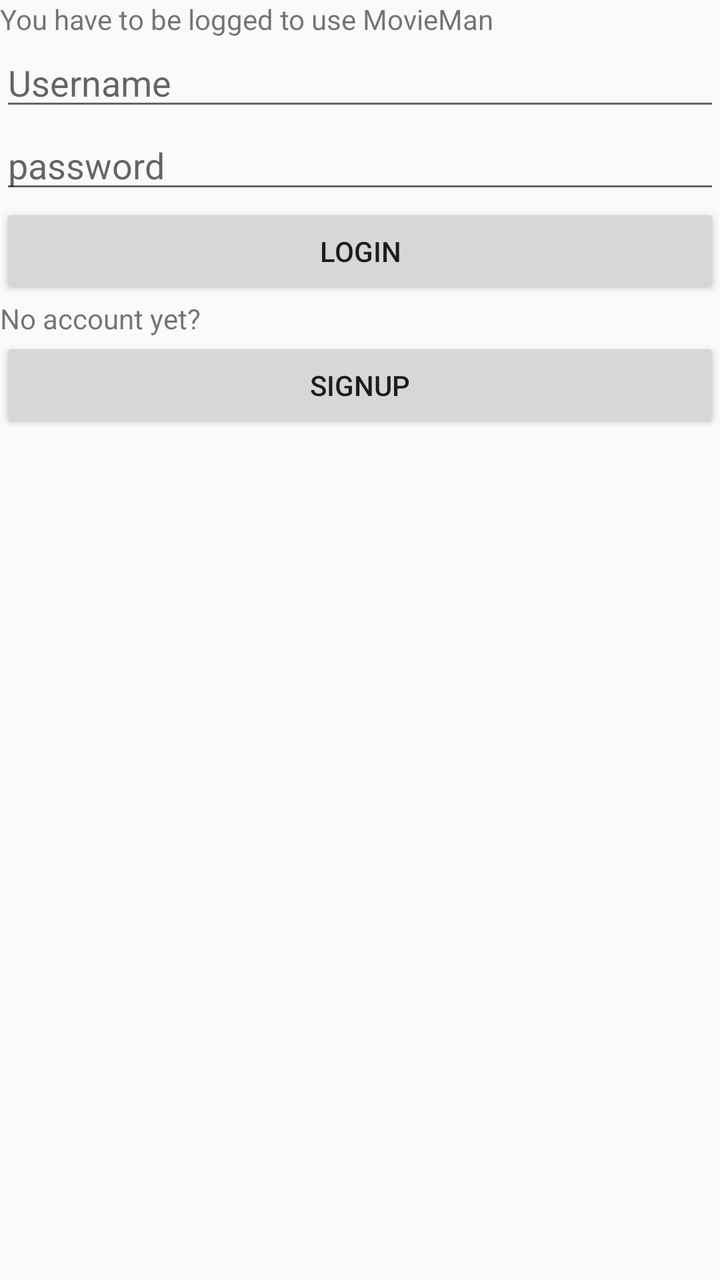
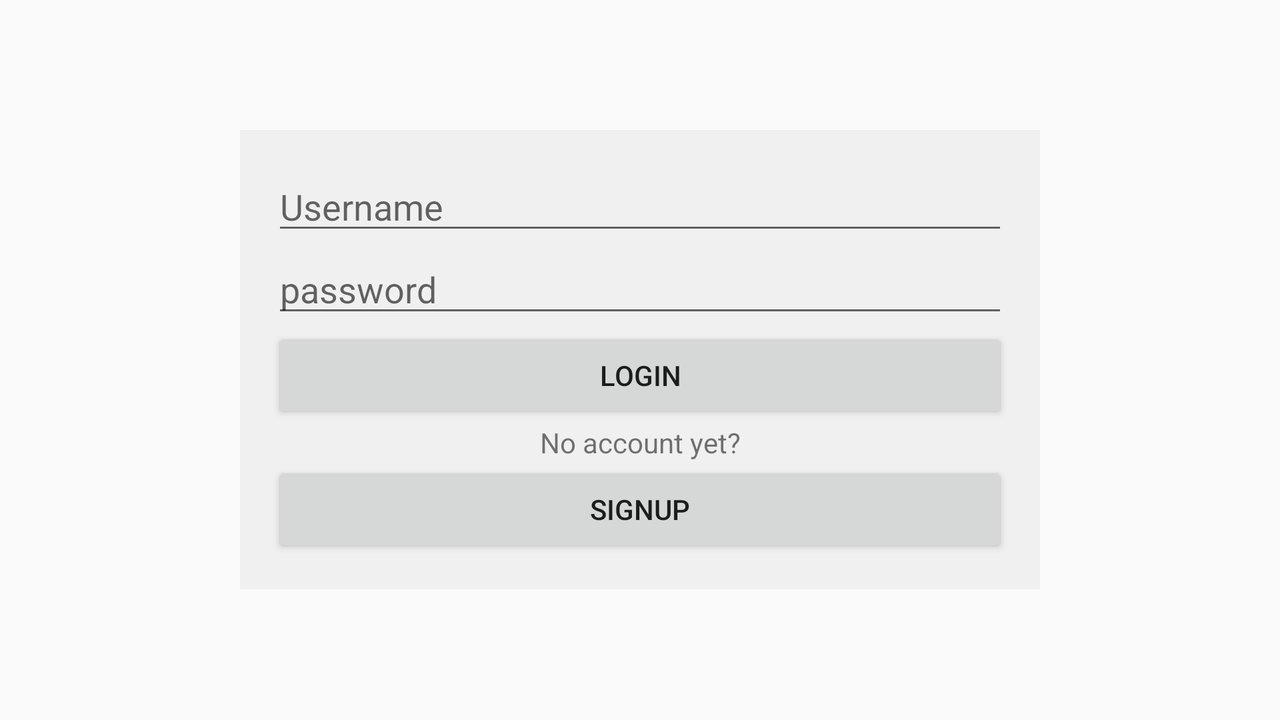

One screen, two layout resources from the same app: the default and the repository's alternative for another configuration. Each is rendered where Android would select it; the XML of both is given below.
<!-- AndroidManifest.xml: application theme AppTheme -->
<!-- res/layout/login_activity.xml -->
<?xml version="1.0" encoding="utf-8"?>
<RelativeLayout xmlns:android="http://schemas.android.com/apk/res/android"
    android:layout_width="match_parent"
    android:layout_height="match_parent">

    <TextView
        android:id="@+id/lbl_login_info"
        android:layout_width="match_parent"
        android:layout_height="wrap_content"
        android:text="@string/login_info" />

    <EditText
        android:id="@+id/inputLoginName"
        android:layout_width="match_parent"
        android:layout_height="wrap_content"
        android:layout_below="@id/lbl_login_info"
        android:hint="@string/hintLoginName"
        android:inputType="textPersonName" />

    <EditText
        android:id="@+id/inputPassword"
        android:layout_width="match_parent"
        android:layout_height="wrap_content"
        android:layout_below="@id/inputLoginName"
        android:hint="@string/hintLoginPassword"
        android:inputType="textPassword" />

    <Button
        android:id="@+id/btn_login"
        android:layout_width="match_parent"
        android:layout_height="wrap_content"
        android:layout_below="@id/inputPassword"
        android:text="@string/login" />

    <TextView
        android:id="@+id/lbl_create_account"
        android:layout_width="match_parent"
        android:layout_height="wrap_content"
        android:layout_below="@id/btn_login"
        android:text="@string/no_account_info" />

    <Button
        android:id="@+id/btn_signup"
        android:layout_width="match_parent"
        android:layout_height="wrap_content"
        android:layout_below="@+id/lbl_create_account"
        android:text="@string/signup" />
</RelativeLayout>
<!-- resources referenced by this layout -->
<resources>
  <string name="hintLoginName">Username</string>
  <string name="hintLoginPassword">password</string>
  <string name="login">Login</string>
  <string name="login_info">You have to be logged to use MovieMan</string>
  <string name="no_account_info">No account yet?</string>
  <string name="signup">Signup</string>
  <!-- from res/values-v21/ -->
  <style name="AppTheme" parent="AppTheme.Base">
          
          <item name="android:colorPrimary">@color/primary</item>
          <item name="android:colorPrimaryDark">@color/primary_dark</item>
          <item name="android:colorAccent">@color/accent</item>
      </style>
  <style name="AppTheme.Base" parent="Theme.AppCompat.Light.NoActionBar">
          <item name="colorPrimary">@color/primary</item>
          <item name="colorPrimaryDark">@color/primary_dark</item>
          <item name="colorAccent">@color/accent</item>
      </style>
  <item name="primary" type="color">#9E9E9E</item>
  <item name="primary_dark" type="color">#616161</item>
  <item name="accent" type="color">#FFC107</item>
</resources>
<!-- res/layout-land/login_activity.xml (the repository's variant of the layout above) -->
<!-- drawn on the phone turned sideways -->
<?xml version="1.0" encoding="utf-8"?>
<LinearLayout
    android:orientation="vertical"
    android:background="@drawable/splashbg"
    android:layout_width="match_parent"
    android:layout_height="match_parent"
    xmlns:android="http://schemas.android.com/apk/res/android"
    android:gravity="center_vertical">

    <RelativeLayout
        android:background="@color/whitetrans"
        android:layout_gravity="center_horizontal"
        android:layout_width="400dp"
        android:layout_height="wrap_content"
        android:padding="16dp">

        <ImageView
            android:src="@drawable/moviemanlogo_land"
            android:layout_width="wrap_content"
            android:layout_centerHorizontal="true"
            android:layout_height="wrap_content"
            android:id="@+id/moviemanLogo" />

        <EditText
            android:layout_below="@id/moviemanLogo"

            android:id="@+id/inputLoginName"
            android:layout_width="match_parent"
            android:layout_height="wrap_content"
            android:hint="@string/hintLoginName"
            android:inputType="textPersonName" />

        <EditText
            android:id="@+id/inputPassword"
            android:layout_width="match_parent"
            android:layout_height="wrap_content"
            android:layout_below="@id/inputLoginName"
            android:hint="@string/hintLoginPassword"
            android:inputType="textPassword" />

        <Button
            android:id="@+id/btn_login"
            android:layout_width="match_parent"
            android:layout_height="wrap_content"
            android:layout_below="@id/inputPassword"
            android:text="@string/login" />

        <TextView
            android:id="@+id/lbl_create_account"
            android:layout_width="match_parent"
            android:layout_height="wrap_content"
            android:layout_below="@id/btn_login"
            android:text="@string/no_account_info"
            android:gravity="center_horizontal" />

        <Button
            android:id="@+id/btn_signup"
            android:layout_width="match_parent"
            android:layout_height="wrap_content"
            android:layout_below="@+id/lbl_create_account"
            android:text="@string/signup" />

    </RelativeLayout>
</LinearLayout>
<!-- resources referenced by the variant -->
<!-- as the phone turned sideways resolves them -->
<resources>
  <color name="whitetrans">#cceeeeee</color>
  <!-- drawable splashbg (drawable) -->
  <?xml version="1.0" encoding="utf-8"?>
  <bitmap xmlns:android="http://schemas.android.com/apk/res/android"
      android:src="@drawable/splash"
      android:tileMode="disabled"
      android:gravity="top">
  
  </bitmap>
  <string name="hintLoginName">Username</string>
  <string name="hintLoginPassword">password</string>
  <string name="login">Login</string>
  <string name="no_account_info">No account yet?</string>
  <string name="signup">Signup</string>
  <!-- from res/values-v21/ -->
  <style name="AppTheme" parent="AppTheme.Base">
          
          <item name="android:colorPrimary">@color/primary</item>
          <item name="android:colorPrimaryDark">@color/primary_dark</item>
          <item name="android:colorAccent">@color/accent</item>
      </style>
  <style name="AppTheme.Base" parent="Theme.AppCompat.Light.NoActionBar">
          <item name="colorPrimary">@color/primary</item>
          <item name="colorPrimaryDark">@color/primary_dark</item>
          <item name="colorAccent">@color/accent</item>
      </style>
  <item name="primary" type="color">#9E9E9E</item>
  <item name="primary_dark" type="color">#616161</item>
  <item name="accent" type="color">#FFC107</item>
</resources>
